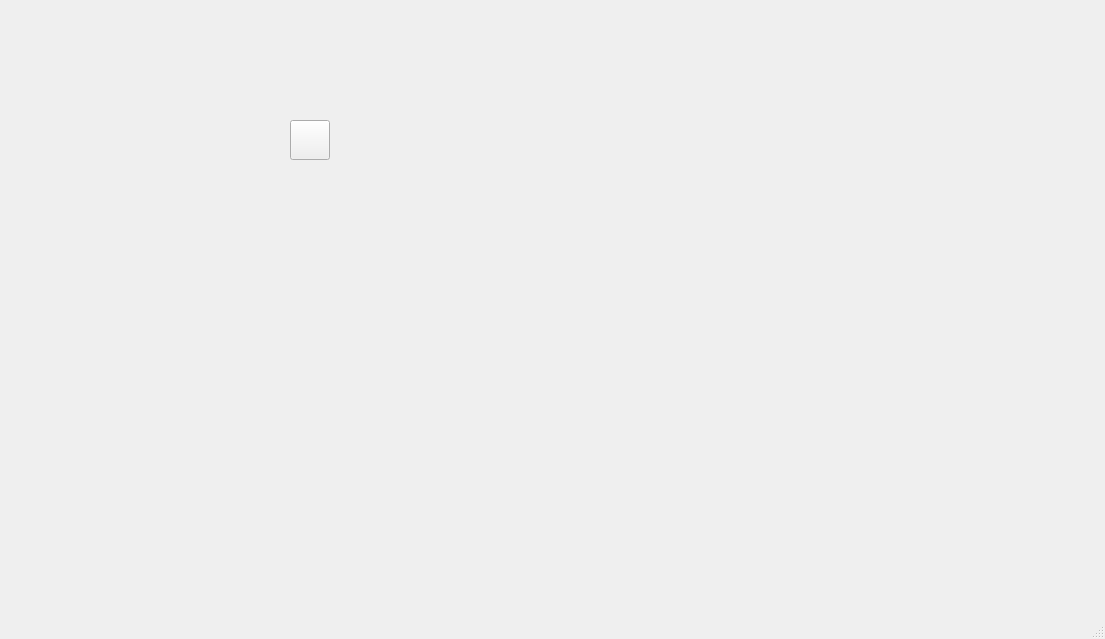
<?xml version="1.0" encoding="UTF-8"?>
<ui version="4.0">
 <class>MainWindow</class>
 <widget class="QMainWindow" name="MainWindow">
  <property name="geometry">
   <rect>
    <x>0</x>
    <y>0</y>
    <width>1105</width>
    <height>639</height>
   </rect>
  </property>
  <property name="windowTitle">
   <string>MainWindow</string>
  </property>
  <widget class="QWidget" name="centralwidget">
   <widget class="QLabel" name="lbl">
    <property name="geometry">
     <rect>
      <x>100</x>
      <y>120</y>
      <width>40</width>
      <height>40</height>
     </rect>
    </property>
    <property name="text">
     <string/>
    </property>
    <property name="pixmap">
     <pixmap>0.png</pixmap>
    </property>
   </widget>
   <widget class="QPushButton" name="pb">
    <property name="geometry">
     <rect>
      <x>290</x>
      <y>120</y>
      <width>40</width>
      <height>40</height>
     </rect>
    </property>
    <property name="text">
     <string/>
    </property>
    <property name="icon">
     <iconset>
      <normaloff>0.png</normaloff>0.png</iconset>
    </property>
    <property name="iconSize">
     <size>
      <width>40</width>
      <height>40</height>
     </size>
    </property>
   </widget>
  </widget>
  <widget class="QMenuBar" name="menubar">
   <property name="geometry">
    <rect>
     <x>0</x>
     <y>0</y>
     <width>1105</width>
     <height>21</height>
    </rect>
   </property>
  </widget>
  <widget class="QStatusBar" name="statusbar"/>
 </widget>
 <resources/>
 <connections/>
</ui>
